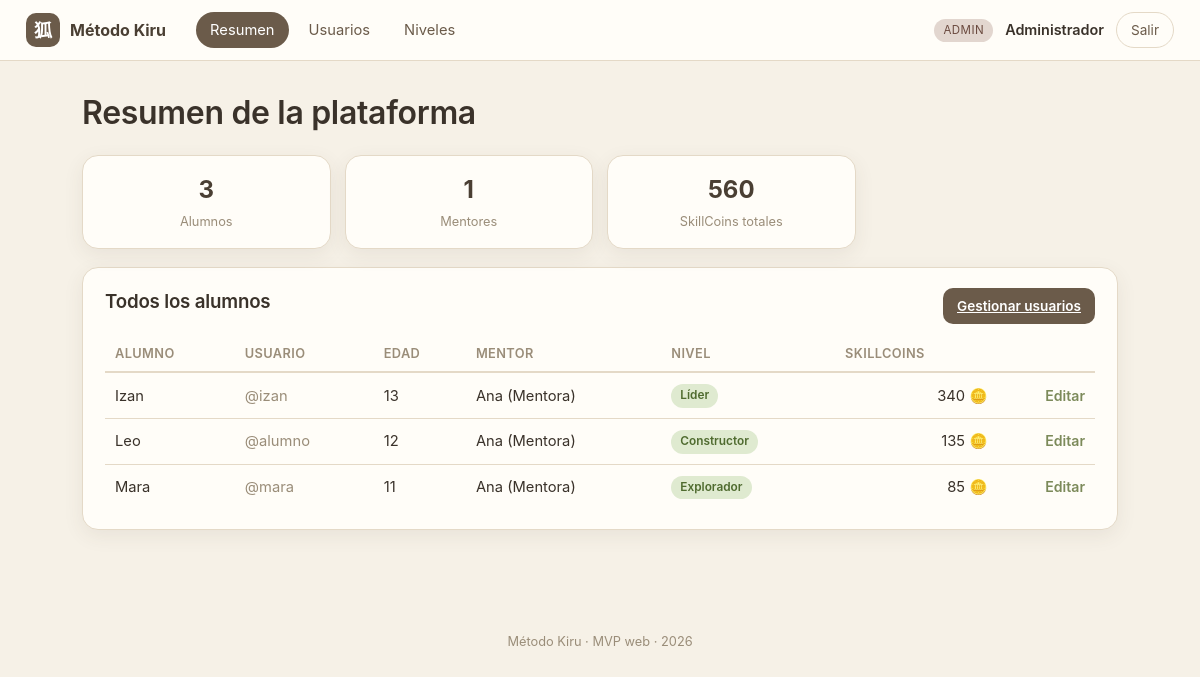
The page /admin/resumen.php (signed in) on the database its author committed.
### tables this page shows
CREATE TABLE `usuarios` (
  `id` int(11) NOT NULL AUTO_INCREMENT,
  `username` varchar(50) NOT NULL,
  `password_hash` varchar(255) NOT NULL,
  `rol` enum('alumno','mentor','admin') NOT NULL,
  `nombre` varchar(100) NOT NULL,
  `creado_en` timestamp NOT NULL DEFAULT current_timestamp(),
  PRIMARY KEY (`id`),
  UNIQUE KEY `username` (`username`)
);

CREATE TABLE `alumnos` (
  `id` int(11) NOT NULL AUTO_INCREMENT,
  `usuario_id` int(11) NOT NULL,
  `edad` int(11) DEFAULT NULL,
  `mentor_id` int(11) DEFAULT NULL,
  `nivel_id` int(11) DEFAULT NULL,
  `avatar` varchar(40) DEFAULT 'zorro',
  `mensaje_diario` text DEFAULT NULL,
  `tiempo_maximo` int(11) DEFAULT 30,
  `ultima_conexion` datetime DEFAULT NULL,
  PRIMARY KEY (`id`),
  KEY `usuario_id` (`usuario_id`),
  CONSTRAINT `alumnos_ibfk_1` FOREIGN KEY (`usuario_id`) REFERENCES `usuarios` (`id`) ON DELETE CASCADE
);

CREATE TABLE `niveles` (
  `id` int(11) NOT NULL AUTO_INCREMENT,
  `nombre` varchar(50) NOT NULL,
  `orden` int(11) NOT NULL,
  `skillcoins_necesarias` int(11) NOT NULL DEFAULT 0,
  `mundo` varchar(30) NOT NULL,
  PRIMARY KEY (`id`)
);

### includes/functions.php (called while the page is built, shortened)
<?php
require_once __DIR__ . '/../config/db.php';
function e(?string $s): string
{
    return htmlspecialchars($s ?? '', ENT_QUOTES, 'UTF-8');
}
function url(string $path = ''): string
{
    return BASE_URL . '/' . ltrim($path, '/');
}
function asset(string $path): string
{
    $full = __DIR__ . '/../' . ltrim($path, '/');
    $v = @filemtime($full) ?: 1;
    return url($path) . '?v=' . $v;
}
function current_user(): ?array
{
    $stmt = db()->prepare('SELECT * FROM usuarios WHERE id = ?');
    $stmt->execute([$_SESSION['user_id']]);
    return $stmt->fetch() ?: null;
}
function sc_total(int $alumnoId): int
{
    $stmt = db()->prepare('SELECT COALESCE(SUM(cantidad),0) FROM skillcoins_log WHERE alumno_id = ?');
    $stmt->execute([$alumnoId]);
    return (int) $stmt->fetchColumn();
}
function niveles_todos(): array
{
    return db()->query('SELECT * FROM niveles ORDER BY orden')->fetchAll();
}
function nivel_actual(array $alumno): array
{
    $niveles = niveles_todos();
    $total = sc_total((int) $alumno['id']);
    $actual = $niveles[0];
    foreach ($niveles as $n) {
        if ($total >= (int) $n['skillcoins_necesarias']) {
            $actual = $n;
        }
    }
    return $actual;
}

### config/db.php (called while the page is built, shortened)
<?php
function db(): PDO
{
    static $pdo = null;
    if ($pdo === null) {
        $dsn = 'mysql:host=' . DB_HOST . ';port=' . DB_PORT . ';dbname=' . DB_NAME . ';charset=utf8mb4';
        try {
            $pdo = new PDO($dsn, DB_USER, DB_PASS, [
                PDO::ATTR_ERRMODE            => PDO::ERRMODE_EXCEPTION,
                PDO::ATTR_DEFAULT_FETCH_MODE => PDO::FETCH_ASSOC,
                PDO::ATTR_EMULATE_PREPARES   => false,
            ]);
        } catch (PDOException $e) {
            die('<h2>Error de conexión a la base de datos.</h2>'
                . '<p>¿Has ejecutado <a href="' . BASE_URL . '/install.php">install.php</a>? '
                . '¿MySQL está encendido en XAMPP?</p>'
                . '<pre>' . htmlspecialchars($e->getMessage()) . '</pre>');
        }
    }
    return $pdo;
}

### admin/resumen.php (the view, shortened to what this page needs)
<?php
$nAlumnos  = (int) db()->query("SELECT COUNT(*) FROM usuarios WHERE rol='alumno'")->fetchColumn();
$nMentores = (int) db()->query("SELECT COUNT(*) FROM usuarios WHERE rol='mentor'")->fetchColumn();
$nSC       = (int) db()->query("SELECT COALESCE(SUM(cantidad),0) FROM skillcoins_log")->fetchColumn();
$alumnos = db()->query(
    "SELECT a.*, u.nombre, u.username, m.nombre AS mentor_nombre
     FROM alumnos a
     JOIN usuarios u ON u.id = a.usuario_id
     LEFT JOIN usuarios m ON m.id = a.mentor_id
     ORDER BY u.nombre"
)->fetchAll();
render_header('Administración', 'panel', '', nav_admin('index'));
?>
<div class="page-head"><h1>Resumen de la plataforma</h1></div>
<div class="stat-row">
    <div class="stat-card"><span class="stat-num"><?= $nAlumnos ?></span><span>Alumnos</span></div>
    <div class="stat-card"><span class="stat-num"><?= $nMentores ?></span><span>Mentores</span></div>
    <div class="stat-card"><span class="stat-num"><?= $nSC ?></span><span>SkillCoins totales</span></div>
</div>
<div class="card">
    <div class="card-head"><h3>Todos los alumnos</h3><a class="btn-sm" href="<?= url('admin/usuarios.php') ?>">Gestionar usuarios</a></div>
    <table class="tabla">
        <thead><tr><th>Alumno</th><th>Usuario</th><th>Edad</th><th>Mentor</th><th>Nivel</th><th class="right">SkillCoins</th><th></th></tr></thead>
        <tbody>
        <?php foreach ($alumnos as $a):
            $nivel = nivel_actual($a); ?>
            <tr>
                <td><?= e($a['nombre']) ?></td>
                <td class="muted">@<?= e($a['username']) ?></td>
                <td><?= (int)$a['edad'] ?></td>
                <td><?= e($a['mentor_nombre'] ?? '— sin asignar —') ?></td>
                <td><span class="tag nivel"><?= e($nivel['nombre']) ?></span></td>
                <td class="right"><?= sc_total((int)$a['id']) ?> 🪙</td>
                <td class="right"><a class="link" href="<?= url('mentor/alumno.php?id=' . (int)$a['id']) ?>">Editar</a></td>
            </tr>
        <?php endforeach; ?>
        </tbody>
    </table>
</div>
<?php render_footer(); ?>

### includes/layout.php (shortened to what this page needs)
<?php
require_once __DIR__ . '/functions.php';
function render_header(string $titulo, string $tema = 'panel', string $mundo = '', ?array $nav = null): void
{
    $user = current_user();
    $bodyClass = $tema === 'alumno' ? 'tema-alumno mundo-' . $mundo : 'tema-panel';
    ?>
<!DOCTYPE html>
<html lang="es">
<head>
    <link rel="stylesheet" href="<?= asset('assets/css/style.css') ?>">
</head>
<body class="<?= e($bodyClass) ?>">
<header class="topbar">
    <div class="brand">
        <span class="brand-mark">狐</span>
        <span class="brand-name"><?= e(APP_NAME) ?></span>
    </div>
    <?php if ($nav): ?>
    <nav class="mainnav">
        <?php foreach ($nav as $item): ?>
            <a href="<?= url($item[1]) ?>" class="<?= !empty($item[2]) ? 'active' : '' ?>"><?= e($item[0]) ?></a>
        <?php endforeach; ?>
    </nav>
    <?php endif; ?>
    <?php if ($user): ?>
    <div class="topbar-user">
        <span class="rolechip rol-<?= e($user['rol']) ?>"><?= e(ucfirst($user['rol'])) ?></span>
        <span class="uname"><?= e($user['nombre']) ?></span>
        <a class="btn-logout" href="<?= url('logout.php') ?>">Salir</a>
    </div>
    <?php endif; ?>
</header>
<main class="wrap">
<?php
}
function render_footer(): void
{
    ?>
</main>
<footer class="foot">Método Kiru · MVP web · <?= date('Y') ?></footer>
</body>
</html>
<?php
}

### assets/css/style.css (style rules this page uses)
:root { --arena: #e9e0cf; --crema: #f6f1e7; --crema2: #fffdf8; --marron: #6b5b4a; --marron-osc: #4a3f33; --oliva: #7c8a5a; --dorado: #c9a227; --texto: #3a322a; --muted: #9a8d79; --linea: #e4d9c7; --sombra: 0 6px 20px rgba(74, 63, 51, .08); --radio: 16px; }
* { box-sizing: border-box; }
body { margin: 0; font-family: -apple-system, "Segoe UI", system-ui, sans-serif; color: var(--texto); background: var(--crema); line-height: 1.5; }
a { color: var(--marron); }
h1, h2, h3, h4 { margin: 0 0 .4em; font-weight: 600; letter-spacing: -.01em; }
.muted { color: var(--muted); }
.right { text-align: right; }
.topbar { display: flex; align-items: center; gap: 22px; padding: 12px 26px; background: var(--crema2); border-bottom: 1px solid var(--linea); position: sticky; top: 0; z-index: 20; }
.brand { display: flex; align-items: center; gap: 10px; font-weight: 700; }
.brand-mark { width: 34px; height: 34px; display: grid; place-items: center; border-radius: 10px; background: var(--marron); color: #fff; font-size: 18px; }
.brand-name { color: var(--marron-osc); }
.mainnav { display: flex; gap: 6px; margin-left: 8px; flex-wrap: wrap; }
.mainnav a { text-decoration: none; color: var(--marron); padding: 7px 14px; border-radius: 999px; font-size: .92rem; }
.mainnav a.active { background: var(--marron); color: #fff; }
.topbar-user { margin-left: auto; display: flex; align-items: center; gap: 12px; }
.uname { font-weight: 600; font-size: .9rem; }
.rolechip { font-size: .72rem; padding: 3px 9px; border-radius: 999px; background: var(--arena); color: var(--marron-osc); text-transform: uppercase; letter-spacing: .04em; }
.rol-admin { background: #e2d6cf; color: #6b4a3f; }
.btn-logout { text-decoration: none; font-size: .85rem; padding: 7px 14px; border-radius: 999px; border: 1px solid var(--linea); color: var(--marron); }
.wrap { max-width: 1080px; margin: 0 auto; padding: 28px 22px 60px; }
.page-head { margin-bottom: 18px; }
.foot { text-align: center; color: var(--muted); font-size: .8rem; padding: 24px; }
.card { background: var(--crema2); border: 1px solid var(--linea); border-radius: var(--radio); padding: 20px 22px; box-shadow: var(--sombra); margin-bottom: 18px; }
.card-head { display: flex; justify-content: space-between; align-items: center; margin-bottom: 12px; }
.link { color: var(--oliva); text-decoration: none; font-weight: 600; font-size: .88rem; }
.btn, .btn-sm, button.btn, button.btn-sm { background: var(--marron); color: #fff; border: none; border-radius: 10px; padding: 11px 18px; font-size: .95rem; cursor: pointer; font-weight: 600; }
.btn-sm { padding: 8px 14px; font-size: .85rem; }
.tabla { width: 100%; border-collapse: collapse; font-size: .92rem; }
.tabla th { text-align: left; color: var(--muted); font-weight: 600; padding: 8px 10px; border-bottom: 2px solid var(--linea); font-size: .8rem; text-transform: uppercase; letter-spacing: .03em; }
.tabla td { padding: 10px; border-bottom: 1px solid var(--linea); }
.tabla tr:last-child td { border-bottom: none; }
.tag, .pill { display: inline-block; font-size: .74rem; padding: 3px 9px; border-radius: 999px; background: var(--arena); color: var(--marron-osc); font-weight: 600; }
.tag.nivel { background: #dfead0; color: #4f6b2f; }
.stat-row { display: grid; grid-template-columns: repeat(4, 1fr); gap: 14px; margin-bottom: 18px; }
.stat-card { background: var(--crema2); border: 1px solid var(--linea); border-radius: var(--radio); padding: 16px; text-align: center; box-shadow: var(--sombra); display: flex; flex-direction: column; gap: 4px; }
.stat-num { font-size: 1.5rem; font-weight: 700; color: var(--marron-osc); }
.stat-card span:last-child { font-size: .8rem; color: var(--muted); }
body { overflow-x: clip; }
.card:has(.tabla) { overflow-x: auto; -webkit-overflow-scrolling: touch; }

### rows shown on the page
usuarios: rol "ADMIN", nombre "Administrador"
alumnos: usuario.nombre "Izan", usuario.username "izan", edad "13", usuarios.nombre "Ana (Mentora)", niveles.nombre "Líder", id "340"
alumnos: usuario.nombre "Leo", usuario.username "alumno", edad "12", usuarios.nombre "Ana (Mentora)", niveles.nombre "Constructor", id "135"
alumnos: usuario.nombre "Mara", usuario.username "mara", edad "11", usuarios.nombre "Ana (Mentora)", niveles.nombre "Explorador", id "85"

### other values the page prints
APP_NAME "Método Kiru"
$item[0] "Resumen"
$item[0] "Usuarios"
$item[0] "Niveles"
$nAlumnos "3"
$nMentores "1"
$nSC "560"
